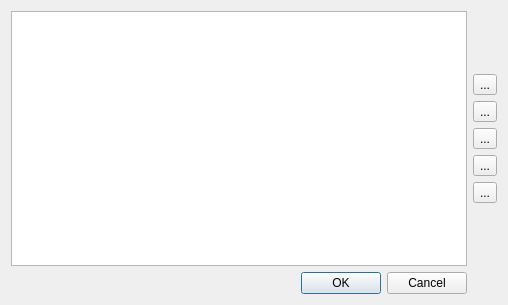
<?xml version="1.0" encoding="UTF-8"?>
<ui version="4.0">
 <class>TracksConfigDialog_UI</class>
 <widget class="QDialog" name="TracksConfigDialog_UI">
  <property name="geometry">
   <rect>
    <x>0</x>
    <y>0</y>
    <width>508</width>
    <height>305</height>
   </rect>
  </property>
  <property name="windowTitle">
   <string>Configure Tracks</string>
  </property>
  <property name="sizeGripEnabled">
   <bool>false</bool>
  </property>
  <property name="modal">
   <bool>false</bool>
  </property>
  <layout class="QGridLayout" name="gridLayout_2">
   <item row="1" column="0">
    <widget class="QDialogButtonBox" name="buttonBox">
     <property name="orientation">
      <enum>Qt::Horizontal</enum>
     </property>
     <property name="standardButtons">
      <set>QDialogButtonBox::Cancel|QDialogButtonBox::Ok</set>
     </property>
    </widget>
   </item>
   <item row="0" column="0">
    <widget class="QTableWidget" name="table">
     <property name="sizePolicy">
      <sizepolicy hsizetype="Expanding" vsizetype="Expanding">
       <horstretch>0</horstretch>
       <verstretch>0</verstretch>
      </sizepolicy>
     </property>
    </widget>
   </item>
   <item row="0" column="1">
    <layout class="QVBoxLayout" name="verticalLayout">
     <item>
      <spacer name="verticalSpacer_2">
       <property name="orientation">
        <enum>Qt::Vertical</enum>
       </property>
       <property name="sizeHint" stdset="0">
        <size>
         <width>20</width>
         <height>40</height>
        </size>
       </property>
      </spacer>
     </item>
     <item>
      <widget class="QToolButton" name="buttonUp">
       <property name="text">
        <string>...</string>
       </property>
      </widget>
     </item>
     <item>
      <widget class="QToolButton" name="buttonDown">
       <property name="text">
        <string>...</string>
       </property>
      </widget>
     </item>
     <item>
      <widget class="QToolButton" name="buttonAdd">
       <property name="text">
        <string>...</string>
       </property>
      </widget>
     </item>
     <item>
      <widget class="QToolButton" name="buttonDelete">
       <property name="text">
        <string>...</string>
       </property>
      </widget>
     </item>
     <item>
      <widget class="QToolButton" name="buttonReset">
       <property name="text">
        <string>...</string>
       </property>
      </widget>
     </item>
     <item>
      <spacer name="verticalSpacer">
       <property name="orientation">
        <enum>Qt::Vertical</enum>
       </property>
       <property name="sizeHint" stdset="0">
        <size>
         <width>20</width>
         <height>40</height>
        </size>
       </property>
      </spacer>
     </item>
    </layout>
   </item>
  </layout>
 </widget>
 <resources/>
 <connections>
  <connection>
   <sender>buttonBox</sender>
   <signal>accepted()</signal>
   <receiver>TracksConfigDialog_UI</receiver>
   <slot>accept()</slot>
   <hints>
    <hint type="sourcelabel">
     <x>248</x>
     <y>254</y>
    </hint>
    <hint type="destinationlabel">
     <x>157</x>
     <y>274</y>
    </hint>
   </hints>
  </connection>
  <connection>
   <sender>buttonBox</sender>
   <signal>rejected()</signal>
   <receiver>TracksConfigDialog_UI</receiver>
   <slot>reject()</slot>
   <hints>
    <hint type="sourcelabel">
     <x>316</x>
     <y>260</y>
    </hint>
    <hint type="destinationlabel">
     <x>286</x>
     <y>274</y>
    </hint>
   </hints>
  </connection>
 </connections>
</ui>
